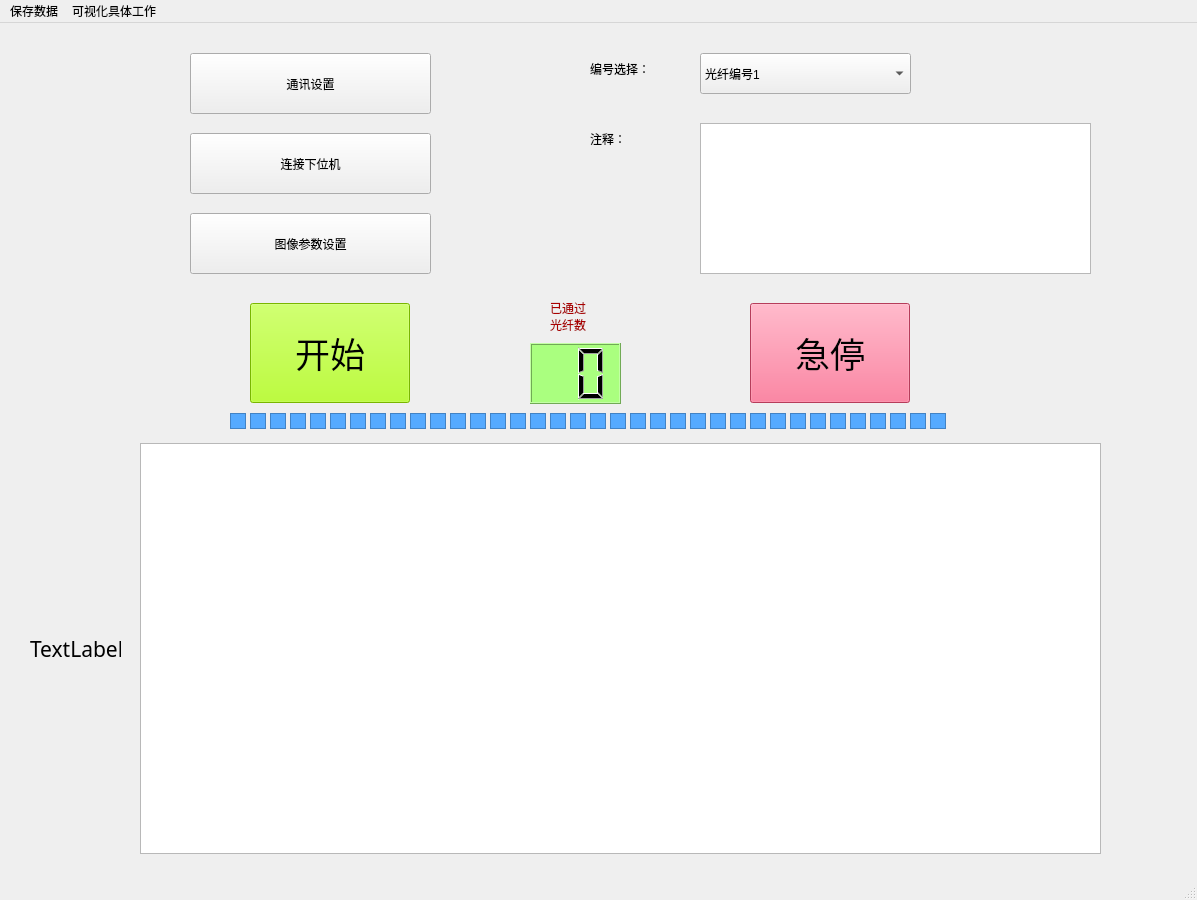
<?xml version="1.0" encoding="UTF-8"?>
<ui version="4.0">
 <class>MainWindow</class>
 <widget class="QMainWindow" name="MainWindow">
  <property name="geometry">
   <rect>
    <x>0</x>
    <y>0</y>
    <width>1197</width>
    <height>900</height>
   </rect>
  </property>
  <property name="windowTitle">
   <string>光纤线序检测仪</string>
  </property>
  <widget class="QWidget" name="centralwidget">
   <widget class="QPushButton" name="btn_start">
    <property name="geometry">
     <rect>
      <x>250</x>
      <y>280</y>
      <width>160</width>
      <height>100</height>
     </rect>
    </property>
    <property name="font">
     <font>
      <family>Agency FB</family>
      <pointsize>26</pointsize>
     </font>
    </property>
    <property name="styleSheet">
     <string notr="true">
background-color: rgb(170, 255, 0);</string>
    </property>
    <property name="text">
     <string>开始</string>
    </property>
    <property name="autoDefault">
     <bool>true</bool>
    </property>
   </widget>
   <widget class="QPushButton" name="btn_stop">
    <property name="geometry">
     <rect>
      <x>750</x>
      <y>280</y>
      <width>160</width>
      <height>100</height>
     </rect>
    </property>
    <property name="font">
     <font>
      <family>Agency FB</family>
      <pointsize>26</pointsize>
     </font>
    </property>
    <property name="styleSheet">
     <string notr="true">background-color: rgb(255, 85, 127);</string>
    </property>
    <property name="text">
     <string>急停</string>
    </property>
   </widget>
   <widget class="QGraphicsView" name="fiber0">
    <property name="geometry">
     <rect>
      <x>230</x>
      <y>390</y>
      <width>16</width>
      <height>16</height>
     </rect>
    </property>
    <property name="styleSheet">
     <string notr="true">background-color: rgb(85, 170, 255);</string>
    </property>
   </widget>
   <widget class="QLCDNumber" name="lcdNumber">
    <property name="geometry">
     <rect>
      <x>530</x>
      <y>320</y>
      <width>91</width>
      <height>61</height>
     </rect>
    </property>
    <property name="font">
     <font>
      <family>Agency FB</family>
      <pointsize>36</pointsize>
     </font>
    </property>
    <property name="autoFillBackground">
     <bool>false</bool>
    </property>
    <property name="styleSheet">
     <string notr="true">background-color: rgb(170, 255, 127);</string>
    </property>
    <property name="digitCount">
     <number>2</number>
    </property>
    <property name="intValue" stdset="0">
     <number>0</number>
    </property>
   </widget>
   <widget class="QGraphicsView" name="fiber1">
    <property name="geometry">
     <rect>
      <x>250</x>
      <y>390</y>
      <width>16</width>
      <height>16</height>
     </rect>
    </property>
    <property name="styleSheet">
     <string notr="true">background-color: rgb(85, 170, 255);</string>
    </property>
   </widget>
   <widget class="QGraphicsView" name="fiber2">
    <property name="geometry">
     <rect>
      <x>270</x>
      <y>390</y>
      <width>16</width>
      <height>16</height>
     </rect>
    </property>
    <property name="styleSheet">
     <string notr="true">background-color: rgb(85, 170, 255);</string>
    </property>
   </widget>
   <widget class="QGraphicsView" name="fiber5">
    <property name="geometry">
     <rect>
      <x>330</x>
      <y>390</y>
      <width>16</width>
      <height>16</height>
     </rect>
    </property>
    <property name="styleSheet">
     <string notr="true">background-color: rgb(85, 170, 255);</string>
    </property>
   </widget>
   <widget class="QGraphicsView" name="fiber3">
    <property name="geometry">
     <rect>
      <x>290</x>
      <y>390</y>
      <width>16</width>
      <height>16</height>
     </rect>
    </property>
    <property name="styleSheet">
     <string notr="true">background-color: rgb(85, 170, 255);</string>
    </property>
   </widget>
   <widget class="QGraphicsView" name="fiber4">
    <property name="geometry">
     <rect>
      <x>310</x>
      <y>390</y>
      <width>16</width>
      <height>16</height>
     </rect>
    </property>
    <property name="styleSheet">
     <string notr="true">background-color: rgb(85, 170, 255);</string>
    </property>
   </widget>
   <widget class="QGraphicsView" name="fiber10">
    <property name="geometry">
     <rect>
      <x>430</x>
      <y>390</y>
      <width>16</width>
      <height>16</height>
     </rect>
    </property>
    <property name="styleSheet">
     <string notr="true">background-color: rgb(85, 170, 255);</string>
    </property>
   </widget>
   <widget class="QGraphicsView" name="fiber11">
    <property name="geometry">
     <rect>
      <x>450</x>
      <y>390</y>
      <width>16</width>
      <height>16</height>
     </rect>
    </property>
    <property name="styleSheet">
     <string notr="true">background-color: rgb(85, 170, 255);</string>
    </property>
   </widget>
   <widget class="QGraphicsView" name="fiber9">
    <property name="geometry">
     <rect>
      <x>410</x>
      <y>390</y>
      <width>16</width>
      <height>16</height>
     </rect>
    </property>
    <property name="styleSheet">
     <string notr="true">background-color: rgb(85, 170, 255);</string>
    </property>
   </widget>
   <widget class="QGraphicsView" name="fiber6">
    <property name="geometry">
     <rect>
      <x>350</x>
      <y>390</y>
      <width>16</width>
      <height>16</height>
     </rect>
    </property>
    <property name="styleSheet">
     <string notr="true">background-color: rgb(85, 170, 255);</string>
    </property>
   </widget>
   <widget class="QGraphicsView" name="fiber7">
    <property name="geometry">
     <rect>
      <x>370</x>
      <y>390</y>
      <width>16</width>
      <height>16</height>
     </rect>
    </property>
    <property name="styleSheet">
     <string notr="true">background-color: rgb(85, 170, 255);</string>
    </property>
   </widget>
   <widget class="QGraphicsView" name="fiber8">
    <property name="geometry">
     <rect>
      <x>390</x>
      <y>390</y>
      <width>16</width>
      <height>16</height>
     </rect>
    </property>
    <property name="styleSheet">
     <string notr="true">background-color: rgb(85, 170, 255);</string>
    </property>
   </widget>
   <widget class="QGraphicsView" name="fiber20">
    <property name="geometry">
     <rect>
      <x>630</x>
      <y>390</y>
      <width>16</width>
      <height>16</height>
     </rect>
    </property>
    <property name="styleSheet">
     <string notr="true">background-color: rgb(85, 170, 255);</string>
    </property>
   </widget>
   <widget class="QGraphicsView" name="fiber21">
    <property name="geometry">
     <rect>
      <x>650</x>
      <y>390</y>
      <width>16</width>
      <height>16</height>
     </rect>
    </property>
    <property name="styleSheet">
     <string notr="true">background-color: rgb(85, 170, 255);</string>
    </property>
   </widget>
   <widget class="QGraphicsView" name="fiber18">
    <property name="geometry">
     <rect>
      <x>590</x>
      <y>390</y>
      <width>16</width>
      <height>16</height>
     </rect>
    </property>
    <property name="styleSheet">
     <string notr="true">background-color: rgb(85, 170, 255);</string>
    </property>
   </widget>
   <widget class="QGraphicsView" name="fiber19">
    <property name="geometry">
     <rect>
      <x>610</x>
      <y>390</y>
      <width>16</width>
      <height>16</height>
     </rect>
    </property>
    <property name="styleSheet">
     <string notr="true">background-color: rgb(85, 170, 255);</string>
    </property>
   </widget>
   <widget class="QGraphicsView" name="fiber17">
    <property name="geometry">
     <rect>
      <x>570</x>
      <y>390</y>
      <width>16</width>
      <height>16</height>
     </rect>
    </property>
    <property name="styleSheet">
     <string notr="true">background-color: rgb(85, 170, 255);</string>
    </property>
   </widget>
   <widget class="QGraphicsView" name="fiber15">
    <property name="geometry">
     <rect>
      <x>530</x>
      <y>390</y>
      <width>16</width>
      <height>16</height>
     </rect>
    </property>
    <property name="styleSheet">
     <string notr="true">background-color: rgb(85, 170, 255);</string>
    </property>
   </widget>
   <widget class="QGraphicsView" name="fiber16">
    <property name="geometry">
     <rect>
      <x>550</x>
      <y>390</y>
      <width>16</width>
      <height>16</height>
     </rect>
    </property>
    <property name="styleSheet">
     <string notr="true">background-color: rgb(85, 170, 255);</string>
    </property>
   </widget>
   <widget class="QGraphicsView" name="fiber12">
    <property name="geometry">
     <rect>
      <x>470</x>
      <y>390</y>
      <width>16</width>
      <height>16</height>
     </rect>
    </property>
    <property name="styleSheet">
     <string notr="true">background-color: rgb(85, 170, 255);</string>
    </property>
   </widget>
   <widget class="QGraphicsView" name="fiber13">
    <property name="geometry">
     <rect>
      <x>490</x>
      <y>390</y>
      <width>16</width>
      <height>16</height>
     </rect>
    </property>
    <property name="styleSheet">
     <string notr="true">background-color: rgb(85, 170, 255);</string>
    </property>
   </widget>
   <widget class="QGraphicsView" name="fiber22">
    <property name="geometry">
     <rect>
      <x>670</x>
      <y>390</y>
      <width>16</width>
      <height>16</height>
     </rect>
    </property>
    <property name="styleSheet">
     <string notr="true">background-color: rgb(85, 170, 255);</string>
    </property>
   </widget>
   <widget class="QGraphicsView" name="fiber23">
    <property name="geometry">
     <rect>
      <x>690</x>
      <y>390</y>
      <width>16</width>
      <height>16</height>
     </rect>
    </property>
    <property name="styleSheet">
     <string notr="true">background-color: rgb(85, 170, 255);</string>
    </property>
   </widget>
   <widget class="QGraphicsView" name="fiber14">
    <property name="geometry">
     <rect>
      <x>510</x>
      <y>390</y>
      <width>16</width>
      <height>16</height>
     </rect>
    </property>
    <property name="styleSheet">
     <string notr="true">background-color: rgb(85, 170, 255);</string>
    </property>
   </widget>
   <widget class="QGraphicsView" name="fiber28">
    <property name="geometry">
     <rect>
      <x>790</x>
      <y>390</y>
      <width>16</width>
      <height>16</height>
     </rect>
    </property>
    <property name="styleSheet">
     <string notr="true">background-color: rgb(85, 170, 255);</string>
    </property>
   </widget>
   <widget class="QGraphicsView" name="fiber31">
    <property name="geometry">
     <rect>
      <x>850</x>
      <y>390</y>
      <width>16</width>
      <height>16</height>
     </rect>
    </property>
    <property name="styleSheet">
     <string notr="true">background-color: rgb(85, 170, 255);</string>
    </property>
   </widget>
   <widget class="QGraphicsView" name="fiber27">
    <property name="geometry">
     <rect>
      <x>770</x>
      <y>390</y>
      <width>16</width>
      <height>16</height>
     </rect>
    </property>
    <property name="styleSheet">
     <string notr="true">background-color: rgb(85, 170, 255);</string>
    </property>
   </widget>
   <widget class="QGraphicsView" name="fiber29">
    <property name="geometry">
     <rect>
      <x>810</x>
      <y>390</y>
      <width>16</width>
      <height>16</height>
     </rect>
    </property>
    <property name="styleSheet">
     <string notr="true">background-color: rgb(85, 170, 255);</string>
    </property>
   </widget>
   <widget class="QGraphicsView" name="fiber30">
    <property name="geometry">
     <rect>
      <x>830</x>
      <y>390</y>
      <width>16</width>
      <height>16</height>
     </rect>
    </property>
    <property name="styleSheet">
     <string notr="true">background-color: rgb(85, 170, 255);</string>
    </property>
   </widget>
   <widget class="QGraphicsView" name="fiber26">
    <property name="geometry">
     <rect>
      <x>750</x>
      <y>390</y>
      <width>16</width>
      <height>16</height>
     </rect>
    </property>
    <property name="styleSheet">
     <string notr="true">background-color: rgb(85, 170, 255);</string>
    </property>
   </widget>
   <widget class="QGraphicsView" name="fiber24">
    <property name="geometry">
     <rect>
      <x>710</x>
      <y>390</y>
      <width>16</width>
      <height>16</height>
     </rect>
    </property>
    <property name="styleSheet">
     <string notr="true">background-color: rgb(85, 170, 255);</string>
    </property>
   </widget>
   <widget class="QGraphicsView" name="fiber25">
    <property name="geometry">
     <rect>
      <x>730</x>
      <y>390</y>
      <width>16</width>
      <height>16</height>
     </rect>
    </property>
    <property name="styleSheet">
     <string notr="true">background-color: rgb(85, 170, 255);</string>
    </property>
   </widget>
   <widget class="QLabel" name="label">
    <property name="geometry">
     <rect>
      <x>550</x>
      <y>270</y>
      <width>54</width>
      <height>47</height>
     </rect>
    </property>
    <property name="palette">
     <palette>
      <active>
       <colorrole role="WindowText">
        <brush brushstyle="SolidPattern">
         <color alpha="255">
          <red>170</red>
          <green>0</green>
          <blue>0</blue>
         </color>
        </brush>
       </colorrole>
      </active>
      <inactive>
       <colorrole role="WindowText">
        <brush brushstyle="SolidPattern">
         <color alpha="255">
          <red>170</red>
          <green>0</green>
          <blue>0</blue>
         </color>
        </brush>
       </colorrole>
      </inactive>
      <disabled>
       <colorrole role="WindowText">
        <brush brushstyle="SolidPattern">
         <color alpha="255">
          <red>120</red>
          <green>120</green>
          <blue>120</blue>
         </color>
        </brush>
       </colorrole>
      </disabled>
     </palette>
    </property>
    <property name="font">
     <font>
      <family>Agency FB</family>
      <pointsize>9</pointsize>
     </font>
    </property>
    <property name="text">
     <string>已通过
光纤数</string>
    </property>
   </widget>
   <widget class="QLabel" name="ImgLabel">
    <property name="geometry">
     <rect>
      <x>30</x>
      <y>590</y>
      <width>91</width>
      <height>71</height>
     </rect>
    </property>
    <property name="font">
     <font>
      <family>Agency FB</family>
      <pointsize>16</pointsize>
     </font>
    </property>
    <property name="text">
     <string>TextLabel</string>
    </property>
    <property name="scaledContents">
     <bool>true</bool>
    </property>
    <property name="margin">
     <number>0</number>
    </property>
   </widget>
   <widget class="QGraphicsView" name="fiber34">
    <property name="geometry">
     <rect>
      <x>910</x>
      <y>390</y>
      <width>16</width>
      <height>16</height>
     </rect>
    </property>
    <property name="styleSheet">
     <string notr="true">background-color: rgb(85, 170, 255);</string>
    </property>
   </widget>
   <widget class="QGraphicsView" name="fiber32">
    <property name="geometry">
     <rect>
      <x>870</x>
      <y>390</y>
      <width>16</width>
      <height>16</height>
     </rect>
    </property>
    <property name="styleSheet">
     <string notr="true">background-color: rgb(85, 170, 255);</string>
    </property>
   </widget>
   <widget class="QGraphicsView" name="fiber35">
    <property name="geometry">
     <rect>
      <x>930</x>
      <y>390</y>
      <width>16</width>
      <height>16</height>
     </rect>
    </property>
    <property name="styleSheet">
     <string notr="true">background-color: rgb(85, 170, 255);</string>
    </property>
   </widget>
   <widget class="QGraphicsView" name="fiber33">
    <property name="geometry">
     <rect>
      <x>890</x>
      <y>390</y>
      <width>16</width>
      <height>16</height>
     </rect>
    </property>
    <property name="styleSheet">
     <string notr="true">background-color: rgb(85, 170, 255);</string>
    </property>
   </widget>
   <widget class="QTextBrowser" name="infoLineEdit">
    <property name="geometry">
     <rect>
      <x>140</x>
      <y>420</y>
      <width>961</width>
      <height>411</height>
     </rect>
    </property>
   </widget>
   <widget class="QPushButton" name="pushButton">
    <property name="geometry">
     <rect>
      <x>190</x>
      <y>30</y>
      <width>241</width>
      <height>61</height>
     </rect>
    </property>
    <property name="text">
     <string>通讯设置</string>
    </property>
   </widget>
   <widget class="QPushButton" name="pushButton_2">
    <property name="geometry">
     <rect>
      <x>190</x>
      <y>110</y>
      <width>241</width>
      <height>61</height>
     </rect>
    </property>
    <property name="text">
     <string>连接下位机</string>
    </property>
   </widget>
   <widget class="QPushButton" name="pushButton_3">
    <property name="geometry">
     <rect>
      <x>190</x>
      <y>190</y>
      <width>241</width>
      <height>61</height>
     </rect>
    </property>
    <property name="text">
     <string>图像参数设置</string>
    </property>
   </widget>
   <widget class="QComboBox" name="comboBox">
    <property name="geometry">
     <rect>
      <x>700</x>
      <y>30</y>
      <width>211</width>
      <height>41</height>
     </rect>
    </property>
    <item>
     <property name="text">
      <string>光纤编号1</string>
     </property>
    </item>
    <item>
     <property name="text">
      <string>光纤编号2</string>
     </property>
    </item>
    <item>
     <property name="text">
      <string>光纤编号3</string>
     </property>
    </item>
    <item>
     <property name="text">
      <string>光纤编号4</string>
     </property>
    </item>
    <item>
     <property name="text">
      <string>光纤编号5</string>
     </property>
    </item>
    <item>
     <property name="text">
      <string>光纤编号6</string>
     </property>
    </item>
   </widget>
   <widget class="QTextEdit" name="textEdit">
    <property name="geometry">
     <rect>
      <x>700</x>
      <y>100</y>
      <width>391</width>
      <height>151</height>
     </rect>
    </property>
   </widget>
   <widget class="QLabel" name="label_2">
    <property name="geometry">
     <rect>
      <x>590</x>
      <y>30</y>
      <width>101</width>
      <height>31</height>
     </rect>
    </property>
    <property name="text">
     <string>编号选择：</string>
    </property>
   </widget>
   <widget class="QLabel" name="label_3">
    <property name="geometry">
     <rect>
      <x>590</x>
      <y>100</y>
      <width>81</width>
      <height>31</height>
     </rect>
    </property>
    <property name="styleSheet">
     <string notr="true">font: 16pt &quot;Agency FB&quot;;</string>
    </property>
    <property name="text">
     <string>注释：</string>
    </property>
   </widget>
  </widget>
  <widget class="QMenuBar" name="menubar">
   <property name="geometry">
    <rect>
     <x>0</x>
     <y>0</y>
     <width>1197</width>
     <height>30</height>
    </rect>
   </property>
   <widget class="QMenu" name="menu">
    <property name="title">
     <string>保存数据</string>
    </property>
   </widget>
   <widget class="QMenu" name="menu_img">
    <property name="title">
     <string>可视化具体工作</string>
    </property>
   </widget>
   <addaction name="menu"/>
   <addaction name="menu_img"/>
  </widget>
  <widget class="QStatusBar" name="statusbar"/>
  <action name="ComConfigAction">
   <property name="text">
    <string>通信设置</string>
   </property>
   <property name="toolTip">
    <string>与下位机的串口通信设置</string>
   </property>
  </action>
  <action name="ConnectAction">
   <property name="text">
    <string>连接下位机</string>
   </property>
   <property name="toolTip">
    <string>连接下位机</string>
   </property>
  </action>
  <action name="DisconnectAction">
   <property name="text">
    <string>断开下位机</string>
   </property>
   <property name="toolTip">
    <string>断开下位机</string>
   </property>
  </action>
  <action name="img_set_menu">
   <property name="text">
    <string>图像参数设置</string>
   </property>
  </action>
 </widget>
 <resources/>
 <connections/>
</ui>
